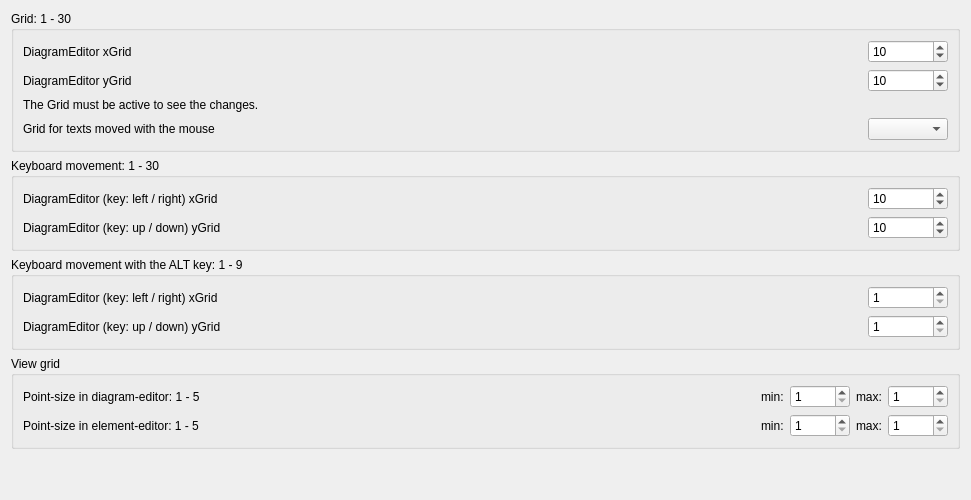
     <widget class="QWidget" name="GrilleClavier">
      <attribute name="title">
       <string>Grid + Keyboard</string>
      </attribute>
      <layout class="QVBoxLayout" name="verticalLayout_5">
       <item>
        <widget class="QGroupBox" name="groupBox">
         <property name="title">
          <string>Grid: 1 - 30</string>
         </property>
         <property name="flat">
          <bool>false</bool>
         </property>
         <property name="checkable">
          <bool>false</bool>
         </property>
         <layout class="QGridLayout" name="gridLayout_6">
          <item row="0" column="2">
           <widget class="QSpinBox" name="DiagramEditor_xGrid_sb">
            <property name="minimumSize">
             <size>
              <width>80</width>
              <height>0</height>
             </size>
            </property>
            <property name="minimum">
             <number>1</number>
            </property>
            <property name="maximum">
             <number>30</number>
            </property>
            <property name="singleStep">
             <number>1</number>
            </property>
            <property name="value">
             <number>10</number>
            </property>
           </widget>
          </item>
          <item row="1" column="0">
           <widget class="QLabel" name="Label_Diagram_yGrid">
            <property name="text">
             <string>DiagramEditor yGrid</string>
            </property>
           </widget>
          </item>
          <item row="2" column="0">
           <widget class="QLabel" name="Label_Grid_Tip">
            <property name="text">
             <string>The Grid must be active to see the changes.</string>
            </property>
           </widget>
          </item>
          <item row="1" column="2">
           <widget class="QSpinBox" name="DiagramEditor_yGrid_sb">
            <property name="minimumSize">
             <size>
              <width>80</width>
              <height>0</height>
             </size>
            </property>
            <property name="minimum">
             <number>1</number>
            </property>
            <property name="maximum">
             <number>30</number>
            </property>
            <property name="value">
             <number>10</number>
            </property>
           </widget>
          </item>
          <item row="0" column="0">
           <widget class="QLabel" name="Label_Diagram_xGrid">
            <property name="text">
             <string>DiagramEditor xGrid</string>
            </property>
           </widget>
          </item>
          <item row="0" column="1">
           <spacer name="horizontalSpacer_6">
            <property name="orientation">
             <enum>Qt::Horizontal</enum>
            </property>
            <property name="sizeHint" stdset="0">
             <size>
              <width>40</width>
              <height>20</height>
             </size>
            </property>
           </spacer>
          </item>
          <item row="3" column="0">
           <widget class="QLabel" name="Label_Diagram_textGrid">
            <property name="text">
             <string>Grid for texts moved with the mouse</string>
            </property>
            <property name="toolTip">
             <string>Fraction of the sheet grid. Hold Ctrl while moving to place freely.</string>
            </property>
           </widget>
          </item>
          <item row="3" column="2">
           <widget class="QComboBox" name="DiagramEditor_textGrid_cb">
            <property name="minimumSize">
             <size>
              <width>80</width>
              <height>0</height>
             </size>
            </property>
           </widget>
          </item>
         </layout>
        </widget>
       </item>
       <item>
        <widget class="QGroupBox" name="groupBox_2">
         <property name="title">
          <string>Keyboard movement: 1 - 30</string>
         </property>
         <layout class="QGridLayout" name="gridLayout_10">
          <item row="0" column="2">
           <widget class="QSpinBox" name="DiagramEditor_xKeyGrid_sb">
            <property name="minimumSize">
             <size>
              <width>80</width>
              <height>0</height>
             </size>
            </property>
            <property name="minimum">
             <number>1</number>
            </property>
            <property name="maximum">
             <number>30</number>
            </property>
            <property name="singleStep">
             <number>1</number>
            </property>
            <property name="value">
             <number>10</number>
            </property>
           </widget>
          </item>
          <item row="1" column="2">
           <widget class="QSpinBox" name="DiagramEditor_yKeyGrid_sb">
            <property name="minimumSize">
             <size>
              <width>80</width>
              <height>0</height>
             </size>
            </property>
            <property name="minimum">
             <number>1</number>
            </property>
            <property name="maximum">
             <number>30</number>
            </property>
            <property name="singleStep">
             <number>1</number>
            </property>
            <property name="value">
             <number>10</number>
            </property>
           </widget>
          </item>
          <item row="0" column="0">
           <widget class="QLabel" name="Label_Diagram_Key_xGrid">
            <property name="text">
             <string comment="fr: DiagramEditor (touche :   gauche / droite)  xGrid">DiagramEditor (key: left / right) xGrid</string>
            </property>
           </widget>
          </item>
          <item row="1" column="0">
           <widget class="QLabel" name="Label_Diagram_Key_yGrid">
            <property name="text">
             <string>DiagramEditor (key: up / down) yGrid</string>
            </property>
           </widget>
          </item>
          <item row="0" column="1">
           <spacer name="horizontalSpacer_5">
            <property name="orientation">
             <enum>Qt::Horizontal</enum>
            </property>
            <property name="sizeHint" stdset="0">
             <size>
              <width>40</width>
              <height>20</height>
             </size>
            </property>
           </spacer>
          </item>
         </layout>
        </widget>
       </item>
       <item>
        <widget class="QGroupBox" name="groupBox_4">
         <property name="title">
          <string>Keyboard movement with the ALT key: 1 - 9</string>
         </property>
         <layout class="QGridLayout" name="gridLayout_11">
          <item row="0" column="1">
           <widget class="QLabel" name="Label_Diagram_Key_xGrid_ALT">
            <property name="text">
             <string>DiagramEditor (key: left / right) xGrid</string>
            </property>
           </widget>
          </item>
          <item row="1" column="3">
           <widget class="QSpinBox" name="DiagramEditor_yKeyGridFine_sb">
            <property name="minimumSize">
             <size>
              <width>80</width>
              <height>0</height>
             </size>
            </property>
            <property name="minimum">
             <number>1</number>
            </property>
            <property name="maximum">
             <number>9</number>
            </property>
            <property name="singleStep">
             <number>1</number>
            </property>
            <property name="value">
             <number>1</number>
            </property>
           </widget>
          </item>
          <item row="1" column="1">
           <widget class="QLabel" name="Label_Diagram_Key_yGrid_ALT">
            <property name="text">
             <string comment="fr: DiagramEditor (touche :  haut / bas)  yGrid">DiagramEditor (key: up / down) yGrid</string>
            </property>
           </widget>
          </item>
          <item row="0" column="3">
           <widget class="QSpinBox" name="DiagramEditor_xKeyGridFine_sb">
            <property name="minimumSize">
             <size>
              <width>80</width>
              <height>0</height>
             </size>
            </property>
            <property name="minimum">
             <number>1</number>
            </property>
            <property name="maximum">
             <number>9</number>
            </property>
            <property name="singleStep">
             <number>1</number>
            </property>
            <property name="value">
             <number>1</number>
            </property>
           </widget>
          </item>
          <item row="0" column="2">
           <spacer name="horizontalSpacer_4">
            <property name="orientation">
             <enum>Qt::Horizontal</enum>
            </property>
            <property name="sizeHint" stdset="0">
             <size>
              <width>40</width>
              <height>20</height>
             </size>
            </property>
           </spacer>
          </item>
         </layout>
        </widget>
       </item>
       <item>
        <widget class="QGroupBox" name="groupBox_8">
         <property name="title">
          <string>View grid</string>
         </property>
         <layout class="QGridLayout" name="gridLayout_5">
          <item row="0" column="2">
           <widget class="QLabel" name="label_19">
            <property name="text">
             <string>min:</string>
            </property>
           </widget>
          </item>
          <item row="0" column="5">
           <widget class="QSpinBox" name="DiagramEditor_Grid_PointSize_max_sb">
            <property name="minimumSize">
             <size>
              <width>60</width>
              <height>0</height>
             </size>
            </property>
            <property name="minimum">
             <number>1</number>
            </property>
            <property name="maximum">
             <number>5</number>
            </property>
           </widget>
          </item>
          <item row="0" column="1">
           <spacer name="horizontalSpacer_10">
            <property name="orientation">
             <enum>Qt::Horizontal</enum>
            </property>
            <property name="sizeHint" stdset="0">
             <size>
              <width>555</width>
              <height>20</height>
             </size>
            </property>
           </spacer>
          </item>
          <item row="1" column="3">
           <widget class="QSpinBox" name="ElementEditor_Grid_PointSize_min_sb">
            <property name="minimumSize">
             <size>
              <width>60</width>
              <height>0</height>
             </size>
            </property>
            <property name="minimum">
             <number>1</number>
            </property>
            <property name="maximum">
             <number>5</number>
            </property>
           </widget>
          </item>
          <item row="0" column="0">
           <widget class="QLabel" name="Label_Diagram_Grid_PointSize">
            <property name="text">
             <string>Point-size in diagram-editor: 1 - 5</string>
            </property>
           </widget>
          </item>
          <item row="0" column="3">
           <widget class="QSpinBox" name="DiagramEditor_Grid_PointSize_min_sb">
            <property name="minimumSize">
             <size>
              <width>60</width>
              <height>0</height>
             </size>
            </property>
            <property name="minimum">
             <number>1</number>
            </property>
            <property name="maximum">
             <number>5</number>
            </property>
           </widget>
          </item>
          <item row="1" column="5">
           <widget class="QSpinBox" name="ElementEditor_Grid_PointSize_max_sb">
            <property name="minimumSize">
             <size>
              <width>60</width>
              <height>0</height>
             </size>
            </property>
            <property name="minimum">
             <number>1</number>
            </property>
            <property name="maximum">
             <number>5</number>
            </property>
           </widget>
          </item>
          <item row="1" column="4">
           <widget class="QLabel" name="label_21">
            <property name="text">
             <string>max:</string>
            </property>
           </widget>
          </item>
          <item row="0" column="4">
           <widget class="QLabel" name="label_18">
            <property name="text">
             <string>max:</string>
            </property>
           </widget>
          </item>
          <item row="1" column="2">
           <widget class="QLabel" name="label_22">
            <property name="text">
             <string>min:</string>
            </property>
           </widget>
          </item>
          <item row="1" column="0">
           <widget class="QLabel" name="label_20">
            <property name="text">
             <string>Point-size in element-editor: 1 - 5</string>
            </property>
           </widget>
          </item>
         </layout>
        </widget>
       </item>
       <item>
        <spacer name="verticalSpacer_5">
         <property name="orientation">
          <enum>Qt::Vertical</enum>
         </property>
         <property name="sizeHint" stdset="0">
          <size>
           <width>20</width>
           <height>40</height>
          </size>
         </property>
        </spacer>
       </item>
      </layout>
     </widget>
